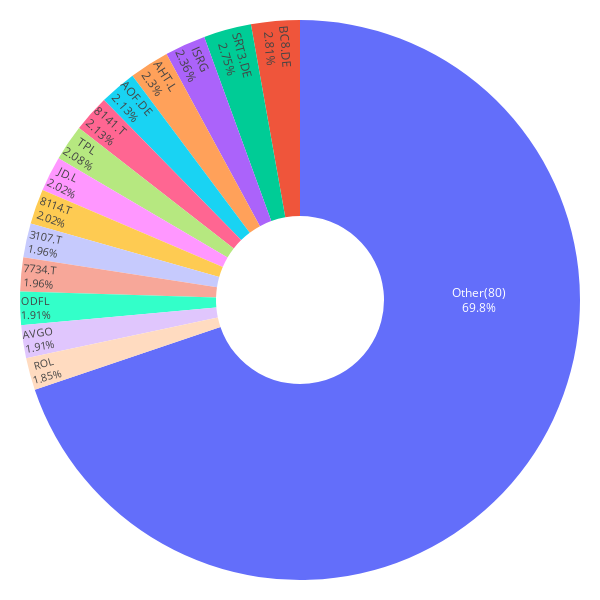

The cell this chart's notebook holds for it:
### Code cell
weights_20y, mu_20y, S_20y, weights_all_20y = mpt_utils.benchmark_portfolio_and_plot(df_20y, plot_threshold=0.018)

### Figure 1 — Plotly figure (JSON) as saved in the notebook; plotly's stock layout.template omitted (floating-point values rounded to 4 significant figures)
{"data": [{"hole": 0.3, "insidetextorientation": "radial", "labels": ["AOF.DE", "BC8.DE", "ISRG", "TPL", "AHT.L", "SRT3.DE", "ODFL", "JD.L", "3107.T", "AVGO", "8114.T", "ROL", "7734.T", "8141.T", "Other(80)"], "textinfo": "label+percent", "textposition": "inside", "values": [0.0038, 0.005, 0.0042, 0.0037, 0.0041, 0.0049, 0.0034, 0.0036, 0.0035, 0.0034, 0.0036, 0.0033, 0.0035, 0.0038, 0.1244], "type": "pie"}], "layout": {"margin": {"l": 20, "r": 20, "t": 20, "b": 20}, "font": {"color": "black"}, "height": 600, "width": 600, "paper_bgcolor": "white", "plot_bgcolor": "white", "showlegend": false}}
